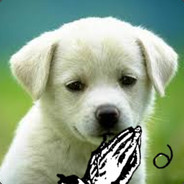
#> input picture 9god.jpeg, 184 x 184 px
$ python rotato.py
#> lines starting #> are read from the running program, lines starting #| are printed output that depends on the picture
from PIL import Image

colorImage = Image.open("./9god.jpeg") # Poner la imagen
#> colorImage is the input picture: PIL image 184x184 RGB; mean R, G, B 145.2, 164.9, 138.8

rotated = colorImage.rotate(180)
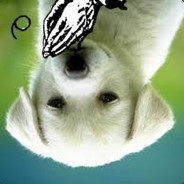
#> rotated: PIL image 184x184 RGB; mean R, G, B 145.2, 164.9, 138.8
rotated.show()
rotated.save("thereal9dog.jpeg", "JPEG")
